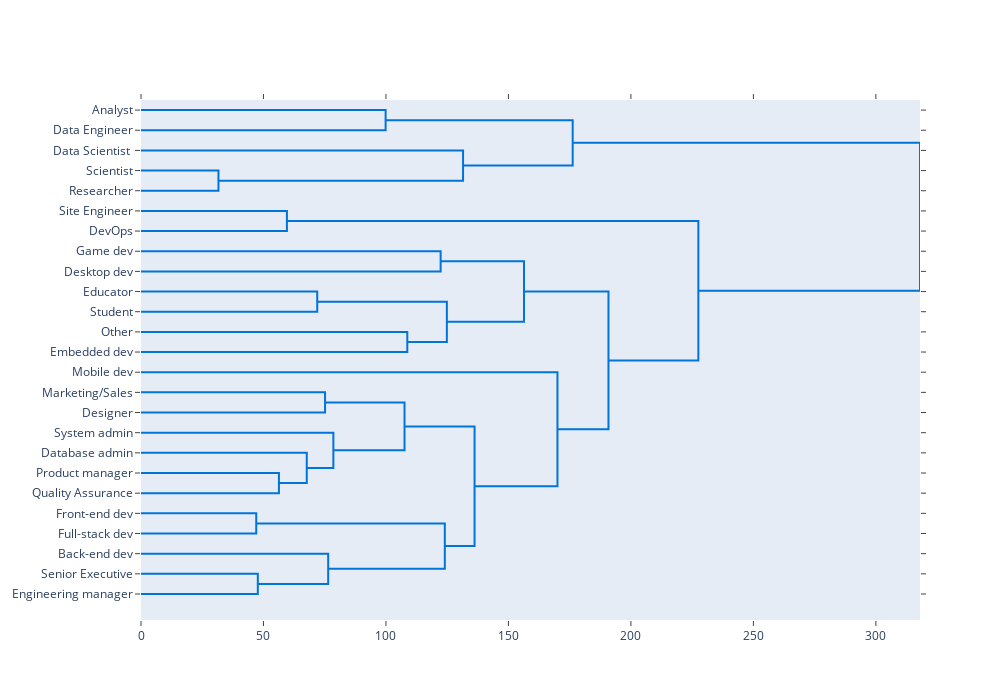

Source (notebook cell):
### Code cell
fig = ff.create_dendrogram(skills , labels = short_labels , orientation= 'left' , color_threshold= 0)
fig.update_layout(width = 1000 , height = 700)
fig.show()
fig.write_html(os.path.join(FIG_DIR , 'Job dendrogram.html'))

### Figure 1 — Plotly figure (JSON) as saved in the notebook; plotly's stock layout.template omitted (floating-point values rounded to 4 significant figures)
{"data": [{"hoverinfo": "text", "marker": {"color": "rgb(0,116,217)"}, "mode": "lines", "type": "scatter", "x": [0, 99.86, 99.86, 0], "xaxis": "x", "y": [-5, -5, -15, -15], "yaxis": "y"}, {"hoverinfo": "text", "marker": {"color": "rgb(0,116,217)"}, "mode": "lines", "type": "scatter", "x": [0, 31.62, 31.62, 0], "xaxis": "x", "y": [-35, -35, -45, -45], "yaxis": "y"}, {"hoverinfo": "text", "marker": {"color": "rgb(0,116,217)"}, "mode": "lines", "type": "scatter", "x": [0, 131.5, 131.5, 31.62], "xaxis": "x", "y": [-25, -25, -40, -40], "yaxis": "y"}, {"hoverinfo": "text", "marker": {"color": "rgb(0,116,217)"}, "mode": "lines", "type": "scatter", "x": [99.86, 176.2, 176.2, 131.5], "xaxis": "x", "y": [-10, -10, -32.5, -32.5], "yaxis": "y"}, {"hoverinfo": "text", "marker": {"color": "rgb(0,116,217)"}, "mode": "lines", "type": "scatter", "x": [0, 59.57, 59.57, 0], "xaxis": "x", "y": [-55, -55, -65, -65], "yaxis": "y"}, {"hoverinfo": "text", "marker": {"color": "rgb(0,116,217)"}, "mode": "lines", "type": "scatter", "x": [0, 122.3, 122.3, 0], "xaxis": "x", "y": [-75, -75, -85, -85], "yaxis": "y"}, {"hoverinfo": "text", "marker": {"color": "rgb(0,116,217)"}, "mode": "lines", "type": "scatter", "x": [0, 71.94, 71.94, 0], "xaxis": "x", "y": [-95, -95, -105, -105], "yaxis": "y"}, {"hoverinfo": "text", "marker": {"color": "rgb(0,116,217)"}, "mode": "lines", "type": "scatter", "x": [0, 108.7, 108.7, 0], "xaxis": "x", "y": [-115, -115, -125, -125], "yaxis": "y"}, {"hoverinfo": "text", "marker": {"color": "rgb(0,116,217)"}, "mode": "lines", "type": "scatter", "x": [71.94, 124.9, 124.9, 108.7], "xaxis": "x", "y": [-100, -100, -120, -120], "yaxis": "y"}, {"hoverinfo": "text", "marker": {"color": "rgb(0,116,217)"}, "mode": "lines", "type": "scatter", "x": [122.3, 156.4, 156.4, 124.9], "xaxis": "x", "y": [-80, -80, -110, -110], "yaxis": "y"}, {"hoverinfo": "text", "marker": {"color": "rgb(0,116,217)"}, "mode": "lines", "type": "scatter", "x": [0, 75.14, 75.14, 0], "xaxis": "x", "y": [-145, -145, -155, -155], "yaxis": "y"}, {"hoverinfo": "text", "marker": {"color": "rgb(0,116,217)"}, "mode": "lines", "type": "scatter", "x": [0, 56.31, 56.31, 0], "xaxis": "x", "y": [-185, -185, -195, -195], "yaxis": "y"}, {"hoverinfo": "text", "marker": {"color": "rgb(0,116,217)"}, "mode": "lines", "type": "scatter", "x": [0, 67.67, 67.67, 56.31], "xaxis": "x", "y": [-175, -175, -190, -190], "yaxis": "y"}, {"hoverinfo": "text", "marker": {"color": "rgb(0,116,217)"}, "mode": "lines", "type": "scatter", "x": [0, 78.53, 78.53, 67.67], "xaxis": "x", "y": [-165, -165, -182.5, -182.5], "yaxis": "y"}, {"hoverinfo": "text", "marker": {"color": "rgb(0,116,217)"}, "mode": "lines", "type": "scatter", "x": [75.14, 107.6, 107.6, 78.53], "xaxis": "x", "y": [-150, -150, -173.8, -173.8], "yaxis": "y"}, {"hoverinfo": "text", "marker": {"color": "rgb(0,116,217)"}, "mode": "lines", "type": "scatter", "x": [0, 47.04, 47.04, 0], "xaxis": "x", "y": [-205, -205, -215, -215], "yaxis": "y"}, {"hoverinfo": "text", "marker": {"color": "rgb(0,116,217)"}, "mode": "lines", "type": "scatter", "x": [0, 47.69, 47.69, 0], "xaxis": "x", "y": [-235, -235, -245, -245], "yaxis": "y"}, {"hoverinfo": "text", "marker": {"color": "rgb(0,116,217)"}, "mode": "lines", "type": "scatter", "x": [0, 76.42, 76.42, 47.69], "xaxis": "x", "y": [-225, -225, -240, -240], "yaxis": "y"}, {"hoverinfo": "text", "marker": {"color": "rgb(0,116,217)"}, "mode": "lines", "type": "scatter", "x": [47.04, 124.0, 124.0, 76.42], "xaxis": "x", "y": [-210, -210, -232.5, -232.5], "yaxis": "y"}, {"hoverinfo": "text", "marker": {"color": "rgb(0,116,217)"}, "mode": "lines", "type": "scatter", "x": [107.6, 136.2, 136.2, 124.0], "xaxis": "x", "y": [-161.9, -161.9, -221.2, -221.2], "yaxis": "y"}, {"hoverinfo": "text", "marker": {"color": "rgb(0,116,217)"}, "mode": "lines", "type": "scatter", "x": [0, 170.0, 170.0, 136.2], "xaxis": "x", "y": [-135, -135, -191.6, -191.6], "yaxis": "y"}, {"hoverinfo": "text", "marker": {"color": "rgb(0,116,217)"}, "mode": "lines", "type": "scatter", "x": [156.4, 190.8, 190.8, 170.0], "xaxis": "x", "y": [-95, -95, -163.3, -163.3], "yaxis": "y"}, {"hoverinfo": "text", "marker": {"color": "rgb(0,116,217)"}, "mode": "lines", "type": "scatter", "x": [59.57, 227.5, 227.5, 190.8], "xaxis": "x", "y": [-60, -60, -129.1, -129.1], "yaxis": "y"}, {"hoverinfo": "text", "marker": {"color": "rgb(0,116,217)"}, "mode": "lines", "type": "scatter", "x": [176.2, 318.0, 318.0, 227.5], "xaxis": "x", "y": [-21.25, -21.25, -94.57, -94.57], "yaxis": "y"}], "layout": {"autosize": false, "height": 700, "hovermode": "closest", "showlegend": false, "width": 1000, "xaxis": {"mirror": "allticks", "rangemode": "tozero", "showgrid": false, "showline": true, "showticklabels": true, "ticks": "outside", "type": "linear", "zeroline": false}, "yaxis": {"mirror": "allticks", "rangemode": "tozero", "showgrid": false, "showline": true, "showticklabels": true, "tickmode": "array", "ticks": "outside", "ticktext": ["Analyst", "Data Engineer", "Data Scientist ", "Scientist", "Researcher", "Site Engineer", "DevOps", "Game dev", "Desktop dev", "Educator", "Student", "Other", "Embedded dev", "Mobile dev", "Marketing/Sales", "Designer", "System admin", "Database admin", "Product manager", "Quality Assurance", "Front-end dev", "Full-stack dev", "Back-end dev", "Senior Executive", "Engineering manager"], "tickvals": [-5, -15, -25, -35, -45, -55, -65, -75, -85, -95, -105, -115, -125, -135, -145, -155, -165, -175, -185, -195, -205, -215, -225, -235, -245], "type": "linear", "zeroline": false}}}
